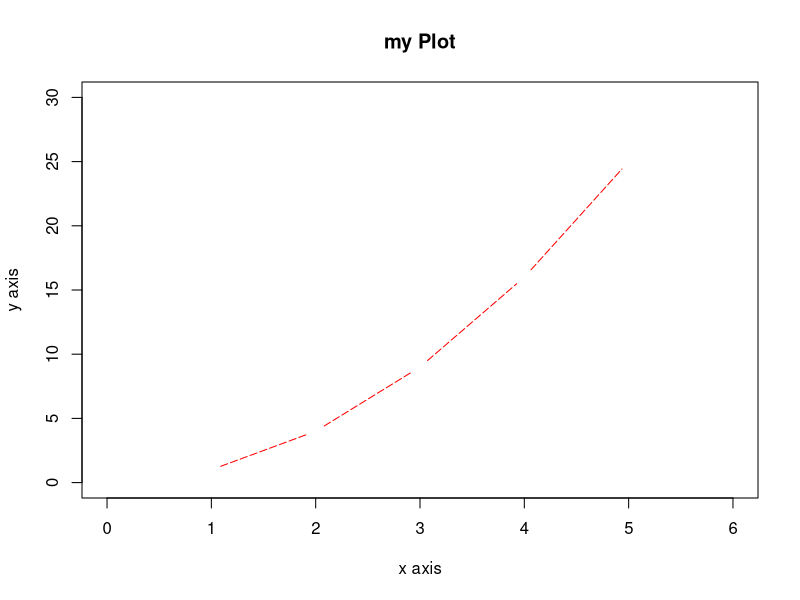

This figure's R source:

x2=c(1,2,3,4,5)
y2=c(1,4,9,16,25)
plot(x2,y2,
     main="my Plot", type="c", lty=5, xlab="x axis", ylab="y axis",
     col="red", xlim=c(0,6), ylim=c(0,30))

